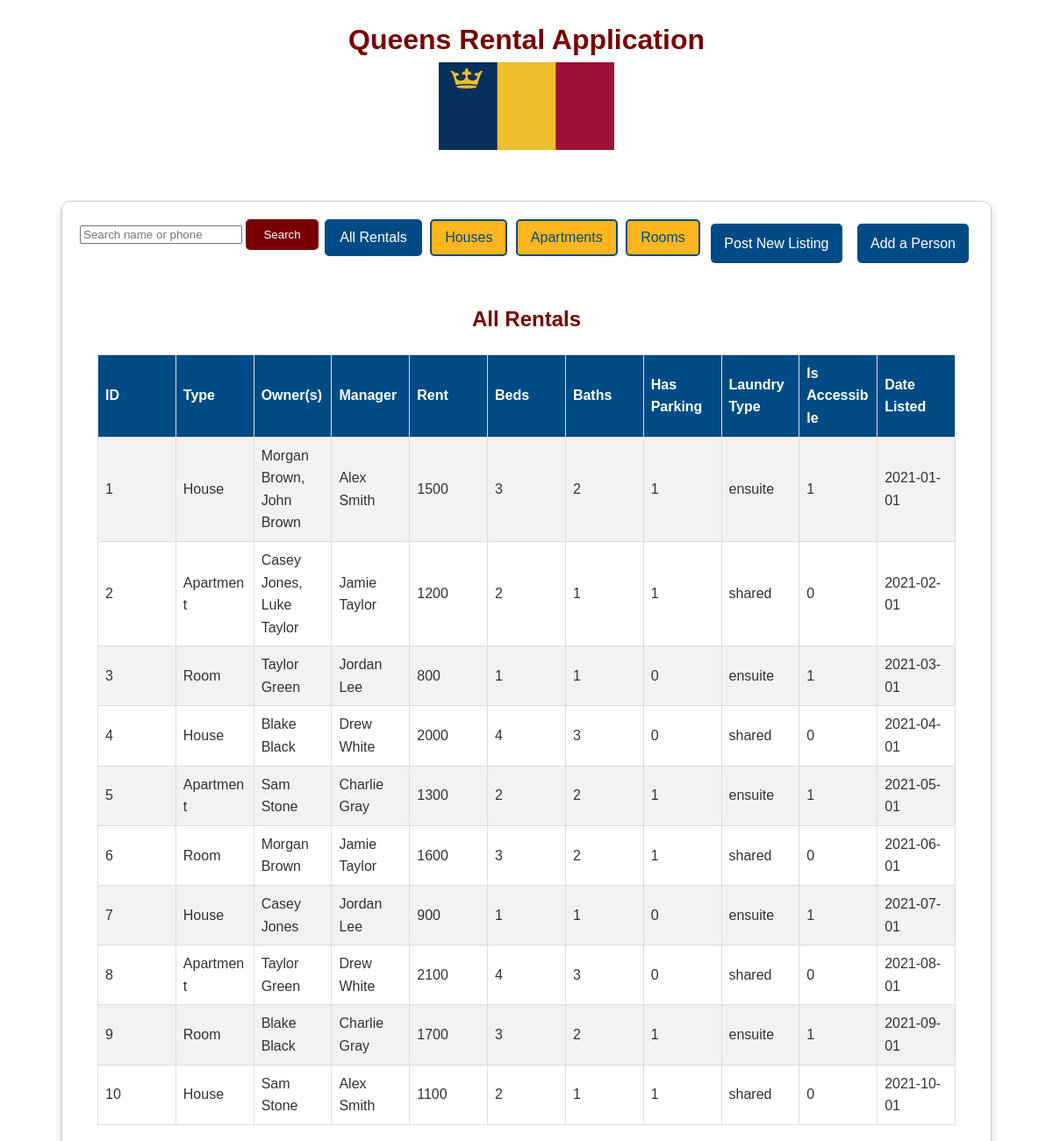
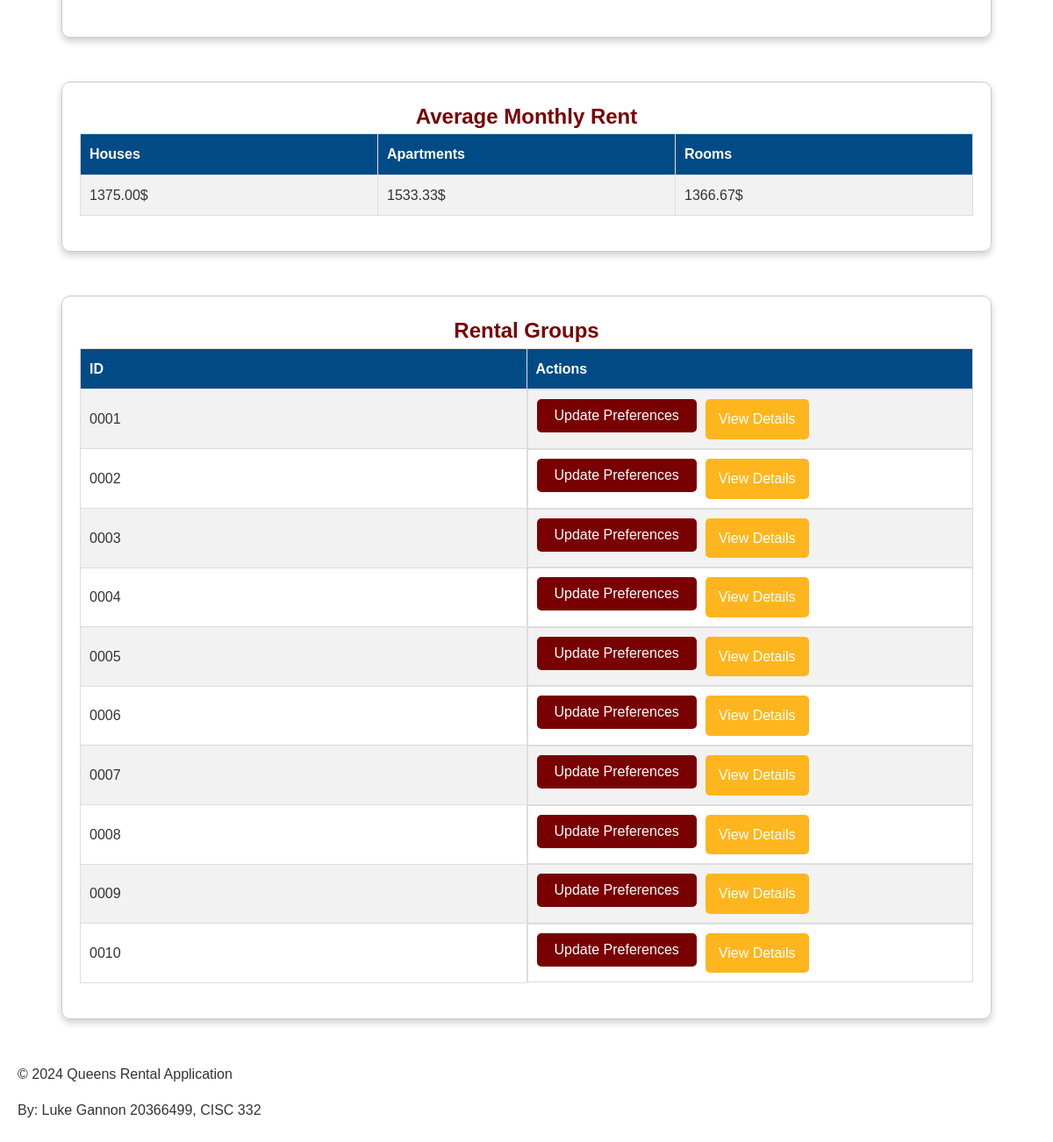
The page / on the database its author committed (2 pictures, top to bottom).
### tables this page shows
create table rental (
    id int not null auto_increment,
	rental_type enum ("House", "Apartment", "Room"),
    apt_num int,
    street varchar(255) not null,
    city varchar(255) not null,
    province char(2) not null,
    pc char(7) not null,
	num_bedrooms int not null,
    num_bathrooms int not null,
    laundry_type enum ('ensuite', 'shared'),
    has_parking boolean not null,
    is_accessible boolean default FALSE,
    rent float not null,
    date_listed date not null,
	primary key (id)
);

create table person (
	id char(5) not null,
    first_name varchar(60) not null,
    last_name varchar(60) not null,
    phone_num varchar(10) not null,
	primary key (id)
);

create table rental_group (
	id char(4) not null,
	rental_type enum('House', 'Apartment', 'Room'),
	is_accessible boolean default FALSE,
    has_parking boolean default FALSE,
    num_bedrooms int,
    num_bathrooms int,
    rent_price float check (rent_price >= 0.0),
    date_listed date not null,
    laundry_type enum ('ensuite', 'shared') not null,
    primary key (id)
);

### functions.php (called while the page is built, shortened)
<?php
function getDatabaseConnection()
{
    $username = "root";
    $password = "";
    $dbname = "rentalDB";
    try {
        $servername = "localhost";
        $conn = new PDO("mysql:host=$servername;dbname=$dbname;charset=utf8mb4", $username, $password);
        $conn->setAttribute(PDO::ATTR_ERRMODE, PDO::ERRMODE_EXCEPTION);
        return $conn;
    } catch (PDOException $e) {
        echo "Connection failed: " . $e->getMessage();
        die();
    }
}
function fetchAverageRents()
{
    $conn = getDatabaseConnection();
    $sql = "SELECT rental_type, AVG(rent) AS average_rent FROM rental GROUP BY rental_type";
    try {
        $stmt = $conn->prepare($sql);
        $stmt->execute();
        $averages = $stmt->fetchAll(PDO::FETCH_ASSOC);
        return $averages;
    } catch (PDOException $e) {
        error_log($e->getMessage());
        return [];
    }
}
function fetchOwnersNames($rental_id)
{
    $conn = getDatabaseConnection();
    $owners = [];
    try {
        $sql = "SELECT p.first_name, p.last_name FROM owns_rental o JOIN person p ON o.owner_id = p.id WHERE o.rental_id = :rental_id";
        $stmt = $conn->prepare($sql);
        $stmt->execute(['rental_id' => $rental_id]);
        $owners = $stmt->fetchAll(PDO::FETCH_ASSOC);
    } catch (PDOException $e) {
        error_log("Error fetching owners in fetchOwnersNames: " . $e->getMessage());
        echo "Error fetching owners: " . $e->getMessage();
        die();
    }
    return $owners;
}
function fetchManagerNames($rental_id)
{
    $conn = getDatabaseConnection();
    $managers = [];
    try {
        $sql = "SELECT p.first_name, p.last_name FROM manages_rental m JOIN person p ON m.manager_id = p.id WHERE m.rental_id = :rental_id";
        $stmt = $conn->prepare($sql);
        $stmt->execute(['rental_id' => $rental_id]);
        $managers = $stmt->fetchAll(PDO::FETCH_ASSOC);
    } catch (PDOException $e) {
        echo "Error fetching managers: " . $e->getMessage();
        die();
    }
    return $managers;
}
function fetchGroups()
{
    $conn = getDatabaseConnection();
    $groups = [];
    try {
        $sql = "SELECT * FROM rental_group";
        $stmt = $conn->query($sql);
        $groups = $stmt->fetchAll(PDO::FETCH_ASSOC);
    } catch (PDOException $e) {
        echo "Error fetching groups: " . $e->getMessage();
        die();
    }
    return $groups;
}
function fetchRentals()
{
    $conn = getDatabaseConnection();
    $rentals = [];
    try {
        $sql = "SELECT * FROM rental";
        $stmt = $conn->query($sql);
        $rentals = $stmt->fetchAll(PDO::FETCH_ASSOC);
    } catch (PDOException $e) {
        echo "Error fetching rentals: " . $e->getMessage();
        die();
    }
    return $rentals;
}
function fetchHouseRentals()
{
    $conn = getDatabaseConnection();
    $rentals = [];
    try {
        $sql = "SELECT * FROM rental WHERE rental_type = 'house'";
        $stmt = $conn->query($sql);
        $rentals = $stmt->fetchAll(PDO::FETCH_ASSOC);
    } catch (PDOException $e) {
        echo "Error fetching house rentals: " . $e->getMessage();
        die();
    }
    return $rentals;
}
function fetchAppartmentRentals()
{
    $conn = getDatabaseConnection();
    $rentals = [];
    try {
        $sql = "SELECT * FROM rental WHERE rental_type = 'apartment'";
        $stmt = $conn->query($sql);
        $rentals = $stmt->fetchAll(PDO::FETCH_ASSOC);
    } catch (PDOException $e) {
        echo "Error fetching apartment rentals: " . $e->getMessage();
        die();
    }
    return $rentals;
}
function fetchRoomRentals()
{
    $conn = getDatabaseConnection();
    $rentals = [];
    try {
        $sql = "SELECT * FROM rental WHERE rental_type = 'room'";
        $stmt = $conn->query($sql);
        $rentals = $stmt->fetchAll(PDO::FETCH_ASSOC);
    } catch (PDOException $e) {
        echo "Error fetching room rentals: " . $e->getMessage();
        die();
    }
    return $rentals;
}
?>

### index.php (the view, shortened to what this page needs)
<?php
require_once 'functions.php';
$groups = fetchGroups();
$rentals = fetchRentals();
$houses = fetchHouseRentals();
$appartments = fetchAppartmentRentals();
$rooms = fetchRoomRentals();
$averageRents = fetchAverageRents();
$activeTab = isset($_GET['tab']) ? $_GET['tab'] : 'All';
?>
<!DOCTYPE html>
<html>
<head>
    <link rel="stylesheet" type="text/css" href="./style.css">
</head>
<body>
    <div style="text-align: center;">
        <h1>Queens Rental Application</h1>
        <img src="quflag.png" alt="Queens University Logo" style="width: 200px; height: auto;">
    </div>
    <div
        style="margin: 50px; width: auto; height: auto; border: 1px solid #ccc; box-shadow: 0 4px 8px 0 rgba(0, 0, 0, 0.2); border-radius: 10px; padding: 20px;">
        <div class="tab">
            <div class="search-container">
                <form action="index.php" method="post">
                    <input type="text" name="searchTerm" placeholder="Search name or phone">
                    <input type="submit" name="search" value="Search">
                </form>
            </div>
            <form action="" method="get">
                <button name="tab" value="All" type="submit" <?php echo $activeTab == 'All' ? 'class="active"' : ''; ?>>All Rentals</button>
                <button name="tab" value="Houses" type="submit" <?php echo $activeTab == 'Houses' ? 'class="active"' : ''; ?>>Houses</button>
                <button name="tab" value="Apartments" type="submit" <?php echo $activeTab == 'Apartments' ? 'class="active"' : ''; ?>>Apartments</button>
                <button name="tab" value="Rooms" type="submit" <?php echo $activeTab == 'Rooms' ? 'class="active"' : ''; ?>>Rooms</button>
            </form>
            <a href="pages/addRental.php" class="button-link">Post New Listing</a>
            <a href="pages/addPerson.php" class="button-link">Add a Person</a>
        </div>
        <div class="<?php echo $activeTab == 'All' ? 'tabcontent active' : 'tabcontent'; ?>">
            <h2>All Rentals</h2>
            <table>
                <tr>
                    <th>ID</th>
                    <th>Type</th>
                    <th>Owner(s)</th>
                    <th>Manager</th>
                    <th>Rent</th>
                    <th>Beds</th>
                    <th>Baths</th>
                    <th>Has Parking</th>
                    <th>Laundry Type</th>
                    <th>Is Accessible</th>
                    <th>Date Listed</th>
                </tr>
                <?php foreach ($rentals as $rental): ?>
                    <tr>
                        <td>
                            <?php echo htmlspecialchars($rental['id']); ?>
                        </td>
                        <td>
                            <?php echo htmlspecialchars($rental['rental_type']); ?>
                        </td>
                        <td>
                            <?php
                            $ownersArray = fetchOwnersNames($rental['id']);
                            $ownersArray = array_map(function ($owner) {
                                return $owner['first_name'] . ' ' . $owner['last_name'];
                            }, $ownersArray);
                            $ownersString = implode(', ', $ownersArray);
                            echo htmlspecialchars($ownersString ?? 'N/A');
                            ?>
                        </td>
                        <td>
                            <?php
                            $managerArray = fetchManagerNames($rental['id']);
                            $managerArray = array_map(function ($manager) {
                                return $manager['first_name'] . ' ' . $manager['last_name'];
                            }, $managerArray);
                            $managerString = implode(', ', $managerArray);
                            echo htmlspecialchars($managerString ?? 'N/A');
                            ?>
                        </td>
                        <td>
                            <?php echo htmlspecialchars($rental['rent']); ?>
                        </td>
                        <td>
                            <?php echo htmlspecialchars($rental['num_bedrooms']); ?>
                        </td>
                        <td>
                            <?php echo htmlspecialchars($rental['num_bathrooms']); ?>
                        </td>
                        <td>
                            <?php echo htmlspecialchars($rental['has_parking']); ?>
                        </td>
                        <td>
                            <?php echo htmlspecialchars($rental['laundry_type']); ?>
                        </td>
                        <td>
                            <?php echo htmlspecialchars($rental['is_accessible']); ?>
                        </td>
                        <td>
                            <?php echo htmlspecialchars($rental['date_listed']); ?>
                        </td>
                    </tr>
                <?php endforeach; ?>
            </table>
        </div>
    </div>
    <div
        style="margin: 50px; width: auto; height: auto; border: 1px solid #ccc; box-shadow: 0 4px 8px 0 rgba(0, 0, 0, 0.2); border-radius: 10px; padding: 20px;">
        <h2>Average Monthly Rent</h2>
        <table>
            <tr>
                <th>Houses</th>
                <th>Apartments</th>
                <th>Rooms</th>
            </tr>
            <?php if (!empty($averageRents) && count($averageRents) >= 3): ?>
                <tr>
                    <td>
                        <?php echo htmlspecialchars(number_format((float) $averageRents[0]['average_rent'], 2, '.', '')); ?>$
                    </td>
                    <td>
                        <?php echo htmlspecialchars(number_format((float) $averageRents[1]['average_rent'], 2, '.', '')); ?>$
                    </td>
                    <td>
                        <?php echo htmlspecialchars(number_format((float) $averageRents[2]['average_rent'], 2, '.', '')); ?>$
                    </td>
                </tr>
            <?php endif; ?>
        </table>
    </div>
    <div
        style="margin: 50px; width: auto; height: auto; border: 1px solid #ccc; box-shadow: 0 4px 8px 0 rgba(0, 0, 0, 0.2); border-radius: 10px; padding: 20px;">
        <h2>Rental Groups</h2>
        <table>
            <tr>
                <th>ID</th>
                <th>Actions</th>
            </tr>
            <?php foreach ($groups as $group): ?>
                <tr>
                    <td>
                        <?php echo htmlspecialchars($group['id']); ?>
                    </td>
                    <td class="form-actions">
                        <form action="pages/updatePreferences.php" method="post">
                            <input type="submit" class="form-action-button submit" value="Update Preferences">
                        </form>
                        <a href="pages/groupDetail.php?group_id=<?php echo urlencode($group['id']); ?>"
                            class="form-action-button details">View Details</a>
                    </td>
                </tr>
            <?php endforeach; ?>
        </table>
    </div>
    <footer>
        <p>&copy;
            <?php echo date('Y'); ?> Queens Rental Application
        </p>
        <p>By: Luke Gannon 20366499, CISC 332</p>
    </footer>
</body>
</html>

### style.css (style rules this page uses)
body, h1, h2, table { margin: 0; padding: 0; border: 0; }
body { font-family: Arial, sans-serif; }
body { background-color: #fff; color: #333; line-height: 1.6; padding: 20px; }
h1, h2 { text-align: center; color: #780002; }
table { width: 100%; margin-bottom: 20px; border-collapse: collapse; table-layout: fixed; }
th, td { padding: 10px; border: 1px solid #ddd; text-align: left; word-wrap: break-word; }
th { background-color: #004b85; color: #fff; }
tr:nth-child(even) { background-color: #f2f2f2; }
input[type="submit"] { padding: 10px 20px; border: none; border-radius: 5px; background-color: #780002; color: #fff; cursor: pointer; transition: background-color 0.3s; }
a { color: #004b85; text-decoration: none; padding: 3px 7px; border-radius: 5px; }
.tabcontent { display: none; padding: 20px; margin-top: 20px; }
.tabcontent.active { display: block; }
.tabcontent table { width: 100%; border-collapse: collapse; margin-top: 20px; }
.tabcontent th, .tabcontent td { border: 1px solid #ddd; text-align: left; padding: 8px; }
.tabcontent tr:nth-child(even) { background-color: #f2f2f2; }
.tabcontent th { background-color: #004b85; color: white; }
.tab { text-align: center; margin-bottom: 20px; display: flex; flex-direction: row; justify-content: space-between; flex-wrap: wrap; }
.tab button { background-color: inherit; border: 2px solid #004b85; outline: none; cursor: pointer; padding: 10px 15px; margin-right: 5px; transition: 0.3s; border-radius: 5px; font-size: 16px; color: #004b85; background-color: #ffb61e; }
.tab button.active { background-color: #004b85; color: #fff; border-color: #004b85; }
.tab button:last-child { margin-right: 0; }
td.form-actions { display: flex; justify-content: start; gap: 10px; }
.form-action-button { padding: 10px 15px; text-align: center; text-decoration: none; border: none; border-radius: 5px; color: white; font-size: 16px; cursor: pointer; transition: background-color 0.3s; }
.form-action-button.submit { background-color: #780002; }
.form-action-button.details { background-color: #ffb61e; }
.button-link { display: inline-block; padding: 10px 15px; margin: 5px; background-color: #004b85; color: #fff; text-align: center; text-decoration: none; border: none; border-radius: 5px; transition: background-color 0.3s, color 0.3s; }

### rows shown on the page
rental: id "1", rental_type "House", ownersString "Morgan Brown, John Brown", person.first_name+last_name "Alex Smith", rent "1500", num_bedrooms "3", num_bathrooms "2", has_parking "1", laundry_type "ensuite", is_accessible "1", date_listed "2021-01-01"
rental: id "2", rental_type "Apartment", ownersString "Casey Jones, Luke Taylor", person.first_name+last_name "Jamie Taylor", rent "1200", num_bedrooms "2", num_bathrooms "1", has_parking "1", laundry_type "shared", is_accessible "0", date_listed "2021-02-01"
rental: id "3", rental_type "Room", person.first_name+last_name "Taylor Green", person.first_name+last_name "Jordan Lee", rent "800", num_bedrooms "1", num_bathrooms "1", has_parking "0", laundry_type "ensuite", is_accessible "1", date_listed "2021-03-01"
rental: id "4", rental_type "House", person.first_name+last_name "Blake Black", person.first_name+last_name "Drew White", rent "2000", num_bedrooms "4", num_bathrooms "3", has_parking "0", laundry_type "shared", is_accessible "0", date_listed "2021-04-01"
rental: id "5", rental_type "Apartment", person.first_name+last_name "Sam Stone", person.first_name+last_name "Charlie Gray", rent "1300", num_bedrooms "2", num_bathrooms "2", has_parking "1", laundry_type "ensuite", is_accessible "1", date_listed "2021-05-01"
rental: id "6", rental_type "Room", person.first_name+last_name "Morgan Brown", person.first_name+last_name "Jamie Taylor", rent "1600", num_bedrooms "3", num_bathrooms "2", has_parking "1", laundry_type "shared", is_accessible "0", date_listed "2021-06-01"
rental: id "7", rental_type "House", person.first_name+last_name "Casey Jones", person.first_name+last_name "Jordan Lee", rent "900", num_bedrooms "1", num_bathrooms "1", has_parking "0", laundry_type "ensuite", is_accessible "1", date_listed "2021-07-01"
rental: id "8", rental_type "Apartment", person.first_name+last_name "Taylor Green", person.first_name+last_name "Drew White", rent "2100", num_bedrooms "4", num_bathrooms "3", has_parking "0", laundry_type "shared", is_accessible "0", date_listed "2021-08-01"
rental: id "9", rental_type "Room", person.first_name+last_name "Blake Black", person.first_name+last_name "Charlie Gray", rent "1700", num_bedrooms "3", num_bathrooms "2", has_parking "1", laundry_type "ensuite", is_accessible "1", date_listed "2021-09-01"
rental: id "10", rental_type "House", person.first_name+last_name "Sam Stone", person.first_name+last_name "Alex Smith", rent "1100", num_bedrooms "2", num_bathrooms "1", has_parking "1", laundry_type "shared", is_accessible "0", date_listed "2021-10-01"
rental_group: id "0001"
rental_group: id "0002"
rental_group: id "0003"
rental_group: id "0004"
rental_group: id "0005"
rental_group: id "0006"
rental_group: id "0007"
rental_group: id "0008"
rental_group: id "0009"
rental_group: id "0010"

### other values the page prints
$averageRents[0]['average_rent'] "1375.00"
$averageRents[1]['average_rent'] "1533.33"
$averageRents[2]['average_rent'] "1366.67"
